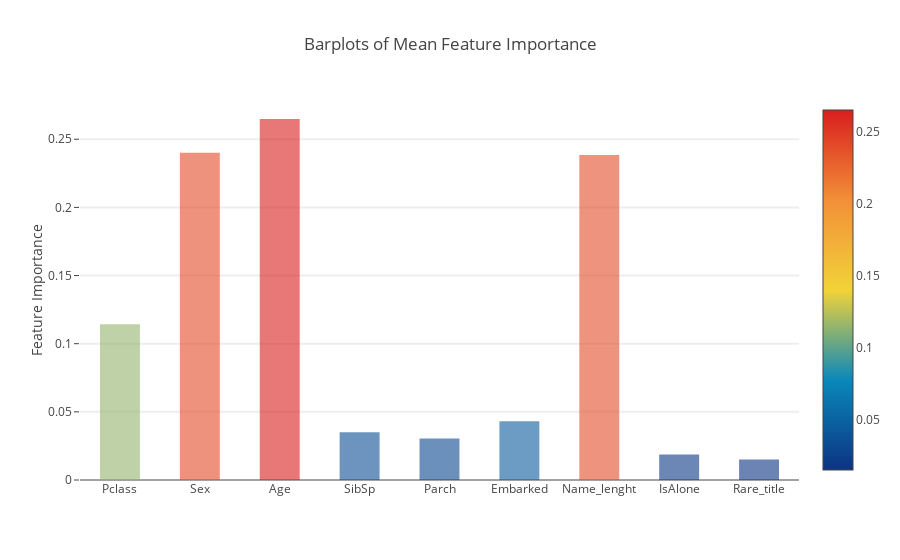

The notebook cell saved with this chart:
### Markdown cell above
### Plotly Barplot of Average Feature Importances

### Code cell
y = feature_dataframe['mean'].values
x = feature_dataframe['features'].values
data = [go.Bar(
            x= x,
             y= y,
            width = 0.5,
            marker=dict(
               color = feature_dataframe['mean'].values,
            colorscale='Portland',
            showscale=True,
            reversescale = False
            ),
            opacity=0.6
        )]

layout= go.Layout(
    autosize= True,
    title= 'Barplots of Mean Feature Importance',
    hovermode= 'closest',
#     xaxis= dict(
#         title= 'Pop',
#         ticklen= 5,
#         zeroline= False,
#         gridwidth= 2,
#     ),
    yaxis=dict(
        title= 'Feature Importance',
        ticklen= 5,
        gridwidth= 2
    ),
    showlegend= False
)
fig = go.Figure(data=data, layout=layout)
py.iplot(fig, filename='bar-direct-labels')

### Figure 1 — Plotly figure (JSON) as saved in the notebook; plotly's stock layout.template omitted (floating-point values rounded to 4 significant figures)
{"data": [{"marker": {"color": [0.1143, 0.2401, 0.2648, 0.03508, 0.03036, 0.04317, 0.2384, 0.01863, 0.01512], "colorscale": "Portland", "reversescale": false, "showscale": true}, "opacity": 0.6, "type": "bar", "width": 0.5, "x": ["Pclass", "Sex", "Age", "SibSp", "Parch", "Embarked", "Name_lenght", "IsAlone", "Rare_title"], "y": [0.1143, 0.2401, 0.2648, 0.03508, 0.03036, 0.04317, 0.2384, 0.01863, 0.01512]}], "layout": {"autosize": true, "hovermode": "closest", "showlegend": false, "title": "Barplots of Mean Feature Importance", "yaxis": {"gridwidth": 2, "ticklen": 5, "title": "Feature Importance"}}}
